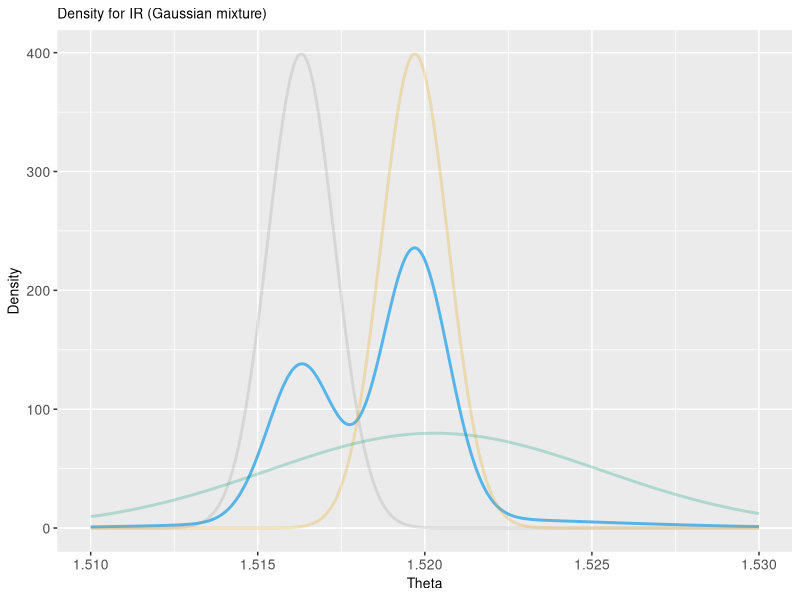
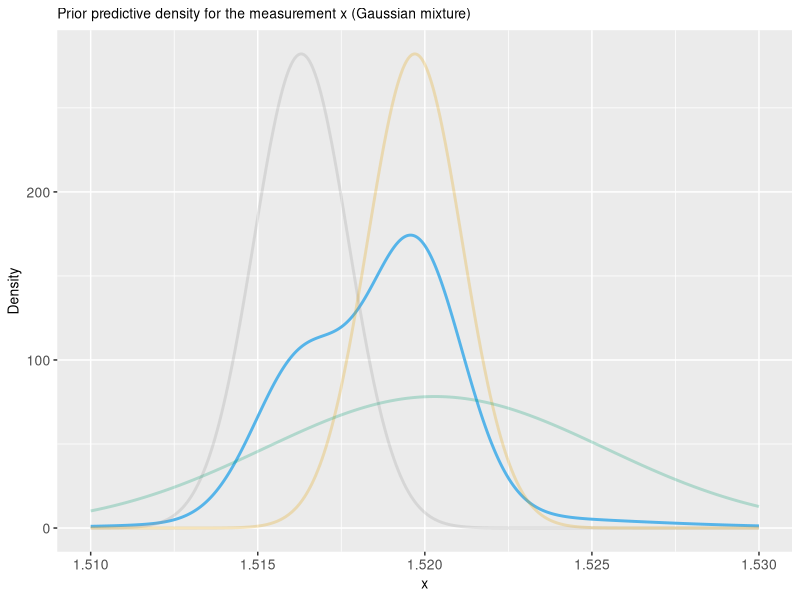
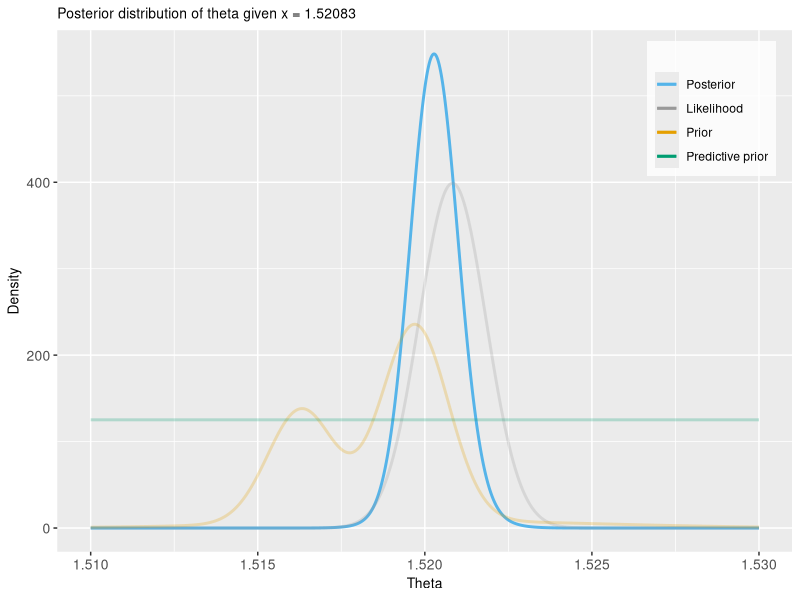
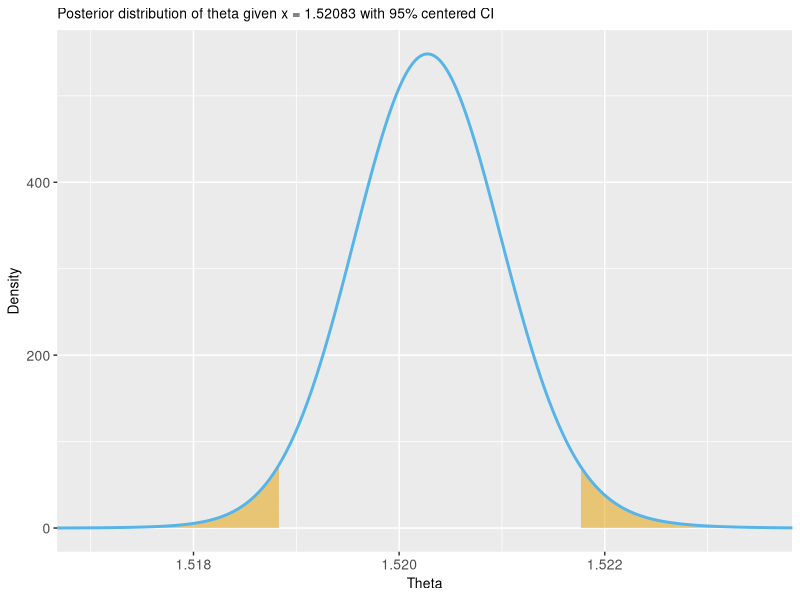
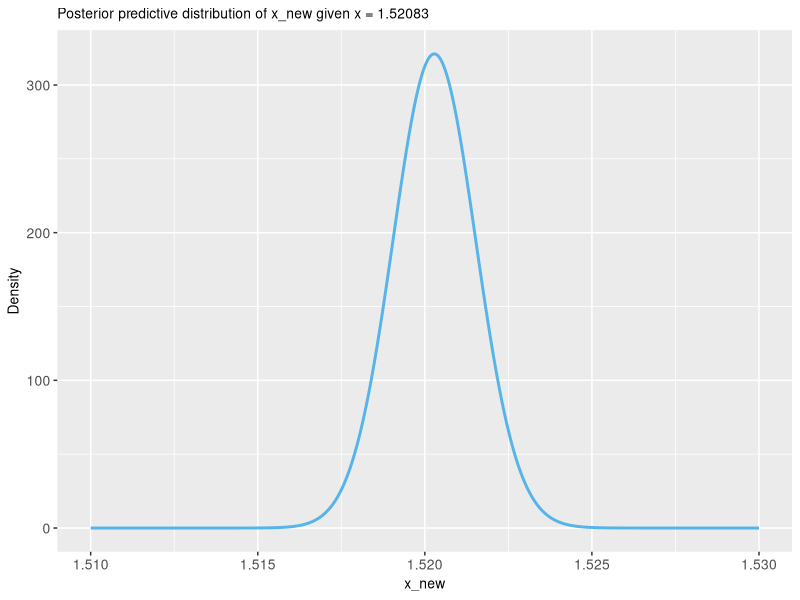

Reproduce these figures in R, in order.
#################################################################
# ASSIGNMENT 1
# Updated: 2019-09-12
# Author: Anna Carlsson
#################################################################

##### Set working directory and load packages #####
setwd("/Users/anna/Dokument/GitHub/MVE187/Assignments/Assignment_1")
library(ggplot2)
library(gplots)
library(ggpubr)
library(bayestestR)

palette <- c("#999999", "#E69F00", "#56B4E9", "#009E73", "#F0E442", "#0072B2", "#D55E00", "#CC79A7")

set.seed(23563)

#### A) Function for plotting normal mixtures ####

# Definition of function
normal_mixture_density <- function(thetas, means, stds, weights){
  n <- length(weights)
  N <- length(thetas)
  nonweighted_densities <- matrix(data = NA, nrow = N, ncol = n)
  for (i in 1:n){
    nonweighted_densities[,i] <- dnorm(thetas, means[i], stds[i], log = FALSE)
  }
  mixture_density <- nonweighted_densities %*% diag(weights)
  return (rowSums(mixture_density))
}

# Parameters
thetas <- seq(1.51, 1.53, length=1000)
weights <- c(0.33, 0.57, 0.10)
means <- c(1.5163, 1.5197, 1.5203)
stds <- c(0.001, 0.001, 0.005)

mixture_density <- normal_mixture_density(thetas, means, stds, weights)

# Densities for each Gaussian, for comparison in plot
density_1 <- dnorm(thetas, means[1], stds[1], log = FALSE)
density_2 <- dnorm(thetas, means[2], stds[2], log = FALSE)
density_3 <- dnorm(thetas, means[3], stds[3], log = FALSE)

# Plot densities
ggplot() +
  geom_line(
    aes(x = thetas, y = mixture_density), colour = palette[3], size = 1, show.legend = FALSE) + 
  geom_line(
    aes(x = thetas, y = density_1), colour = palette[1], size = 1, alpha = 0.25, show.legend = FALSE) + 
  geom_line(
    aes(x = thetas, y = density_2), colour = palette[2], size = 1, alpha = 0.25, show.legend = FALSE) + 
  geom_line(
    aes(x = thetas, y = density_3), colour = palette[4], size = 1, alpha = 0.25, show.legend = FALSE) + 
  labs(title = "Density for IR (Gaussian mixture)",
     x = "Theta",
     y = "Density") + 
  theme(
    plot.title = element_text(size = 10),
    axis.title = element_text(size = 10),
    axis.text = element_text(size = 10),
    legend.position = c(0.85, 0.8),
    legend.background = element_rect(fill=alpha('white', 0.9)))

#### B) Prior predictive for mixture density ####
# Parameters
x <- seq(1.51, 1.53, length=1000)
weights <- c(0.33, 0.57, 0.10)
means <- c(1.5163, 1.5197, 1.5203)
stds <- c(sqrt(0.001^2 + 0.001^2), sqrt(0.001^2 + 0.001^2), sqrt(0.001^2 + 0.005^2))

mixture_prior_density <- normal_mixture_density(x, means, stds, weights)

# Prior predictive densities for each Gaussian
prior_density_1 <- dnorm(x, means[1], stds[1], log = FALSE)
prior_density_2 <- dnorm(x, means[2], stds[2], log = FALSE)
prior_density_3 <- dnorm(x, means[3], stds[3], log = FALSE)

# Plot densities
ggplot() +
  geom_line(
    aes(x = x, y = mixture_prior_density), colour = palette[3], size = 1, show.legend = FALSE) + 
  geom_line(
    aes(x = x, y = prior_density_1), colour = palette[1], size = 1, alpha = 0.25, show.legend = FALSE) + 
  geom_line(
    aes(x = x, y = prior_density_2), colour = palette[2], size = 1, alpha = 0.25, show.legend = FALSE) + 
  geom_line(
    aes(x = x, y = prior_density_3), colour = palette[4], size = 1, alpha = 0.25, show.legend = FALSE) + 
  
  labs(title = "Prior predictive density for the measurement x (Gaussian mixture)",
       x = "x",
       y = "Density") + 
  theme(
    plot.title = element_text(size = 10),
    axis.title = element_text(size = 10),
    axis.text = element_text(size = 10),
    legend.position = c(0.85, 0.8),
    legend.background = element_rect(fill=alpha('white', 0.9)))

##### C) Posterior of theta

# Define function for posterior
posterior_theta <- function(thetas, x, sigma, sigmas_mix, means, weights){
  predictive_prior_stds <- sqrt(sigmas_mix^2+sigma^2)
  
  likelihood <- dnorm(x, mean = thetas, sd = sigma, log = FALSE)
  prior <- normal_mixture_density(thetas, means, sigmas_mix, weights)
  predictive_prior <- normal_mixture_density(x, means, predictive_prior_stds, weights)
  
  posterior <- likelihood * prior / predictive_prior
  return(posterior)
}

# Define parameters
thetas <- seq(1.51, 1.53, length=1000)
x <- 1.52083
sigma <- 0.001
sigmas <- c(0.001, 0.001, 0.005)
means <- c(1.5163, 1.5197, 1.5203)
weights <- c(0.33, 0.57, 0.10)

# Compute densities (also, the component densities for comparison as functions of theta)
posterior <- posterior_theta(thetas, x, sigma, sigmas, means, weights)
likelihood <- dnorm(x, thetas, sigma)
prior <- normal_mixture_density(thetas, means, sigmas, weights)
predictive_prior <- normal_mixture_density(x, means, sqrt(sigmas^2+sigma^2), weights)

ggplot() +
  geom_line(
    aes(x = thetas, y = posterior, colour = "Posterior"), size = 1, show.legend = TRUE) +
  geom_line(
    aes(x = thetas, y = likelihood, colour = "Likelihood"), size = 1, alpha = 0.25, show.legend = TRUE) +
  geom_line(
    aes(x = thetas, y = prior, colour = "Prior"), size = 1, alpha = 0.25, show.legend = TRUE) +
  geom_line(
    aes(x = thetas, y = predictive_prior, colour = "Predictive prior"), size = 1, alpha = 0.25, show.legend = TRUE) +
  labs(title = "Posterior distribution of theta given x = 1.52083",
       x = "Theta",
       y = "Density") + 
  theme(
    plot.title = element_text(size = 10),
    axis.title = element_text(size = 10),
    axis.text = element_text(size = 10),
    legend.position = c(0.89, 0.85),
    legend.background = element_rect(fill=alpha('white', 0.8))) + 
  scale_colour_manual("", 
                      breaks = c("Posterior", "Likelihood", "Prior", "Predictive prior"),
                      values = c("Posterior"=palette[3], "Likelihood"=palette[1], 
                               "Prior"=palette[2], "Predictive prior"=palette[4]))

# Estimate credibility intervals for theta
cum_post <- cumsum(posterior) / sum(posterior)
lower_ci <- thetas[which(cum_post>= 0.025)[1]]   
upper_ci <- thetas[which(cum_post >= 0.975)[1]-1] 

# Plot with interval marked
df <- data.frame(thetas, posterior)

ggplot() +
  geom_area(data = subset(df, thetas < lower_ci), aes(x = thetas, y = posterior), fill = palette[2], alpha = 0.5) +
  geom_area(data = subset(df, thetas > upper_ci), aes(x = thetas, y = posterior), fill = palette[2], alpha = 0.5) +
  geom_line(
    aes(x = thetas, y = posterior, colour = "Posterior"), size = 1, show.legend = FALSE) +
  labs(title = "Posterior distribution of theta given x = 1.52083 with 95% centered CI",
       x = "Theta",
       y = "Density") + 
  theme(
    plot.title = element_text(size = 10),
    axis.title = element_text(size = 10),
    axis.text = element_text(size = 10),
    legend.position = c(0.89, 0.85),
    legend.background = element_rect(fill=alpha('white', 0.8))) +
  coord_cartesian(xlim = c(1.517, 1.5235)) +
  scale_colour_manual("", 
                      breaks = c("Posterior", "Likelihood", "Prior", "Predictive prior"),
                      values = c("Posterior"=palette[3], "Likelihood"=palette[1], 
                                "Prior"=palette[2], "Predictive prior"=palette[4]))

#### D) Posterior predictive for mixture density ####

# Function for computing posterior predictive density
posterior_predictive <- function(xnew, x, means, sigmas, sigma, weights){
  c <- 1 / (normal_mixture_density(x, means, sqrt(sigmas^2+sigma^2), weights))
  n <- length(means)
  temp_sum <- 0
  for (i in 1:n){
    temp_mean <- (x/sigma^2 + means[i]/sigmas[i]^2) / (1/sigma^2 + 1/sigmas[i]^2)
    temp_std <- sqrt(sigma^2 + 1/(1/sigma^2 + 1/sigmas[i]^2))
    temp_sum = temp_sum + weights[i] * dnorm(x, means[i], sqrt(sigmas[i]^2+sigma^2), log = FALSE) * dnorm(xnew, temp_mean, temp_std, log = FALSE)
  }
  return(c*temp_sum)
}

# Constants and parameters
xnew <- seq(1.51, 1.53, length=1000)
x <- 1.52083
sigma <- 0.001
sigmas <- c(0.001, 0.001, 0.005)
means <- c(1.5163, 1.5197, 1.5203)
weights <- c(0.33, 0.57, 0.10)

# Compute posterior predictive
posterior_predictive_density <- posterior_predictive(xnew, x, means, sigmas, sigma, weights)

# Plot posterior predictive
ggplot() +
  geom_line(
    aes(x = xnew, y = posterior_predictive_density), colour = palette[3], size = 1, show.legend = FALSE) +
  labs(title = "Posterior predictive distribution of x_new given x = 1.52083",
       x = "x_new",
       y = "Density") + 
  theme(
    plot.title = element_text(size = 10),
    axis.title = element_text(size = 10),
    axis.text = element_text(size = 10),
    legend.position = c(0.89, 0.85),
    legend.background = element_rect(fill=alpha('white', 0.8))) #+
  #coord_cartesian(xlim = c(1.517, 1.5235))

auc <- area_under_curve(xnew, posterior_predictive_density, method = "trapezoid")
